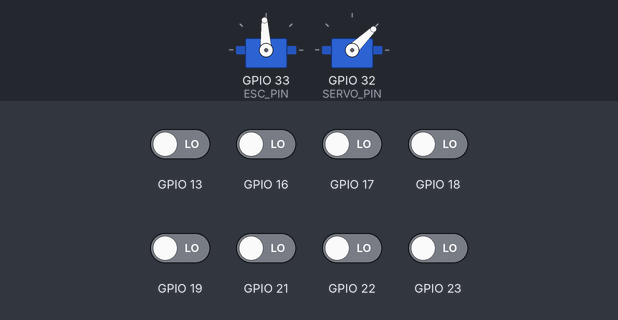
A program run on a simulated ESP32. Shown: 2 × servo. The test bench sets the inputs (shaded band); at power-on: GPIO 13, GPIO 16–19, GPIO 21–23 LOW. Servo pulses on a pin are drawn as a servo (544–2400 µs = 0–180°); what the program prints to the serial monitor is not drawn. At 16.8 s the program stops and its outputs stay as they are.

Above: at 11.8 s.
At 14.9 s:
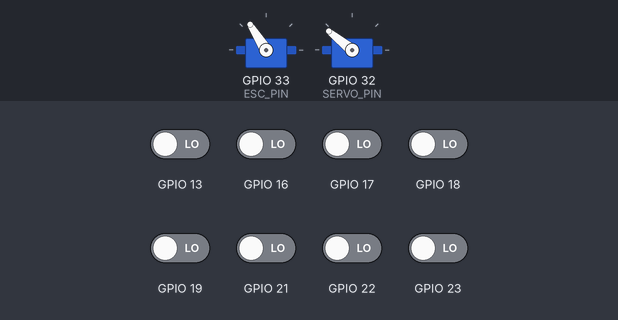
15.0 s: GPIO 13 driven HIGH
At 17.5 s:
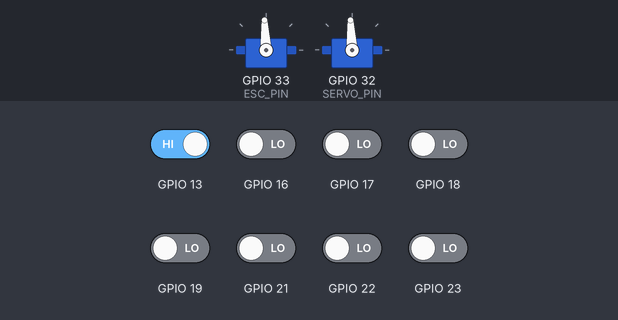
Timing chart, 0 to 18.3 s (numbered marks = the images above; inputs shaded):
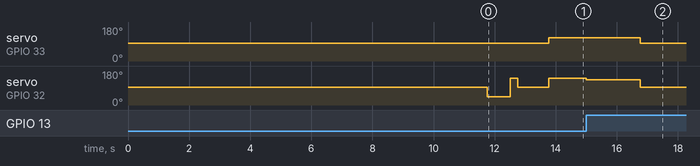

The program:

main.cpp
```cpp
// Libraries
#include <Arduino.h>
#include <QTRSensors.h>

// Constants
#define ESC_PIN 33
#define SERVO_PIN 32

const int FREQUENCY = 50;
const int RESOLUTION = 16;
const int LED_CHANNEL = 0;
const int SERVO_LED_CHANNEL = 1;
const uint8_t SensorCount = 8;

// PID Control Constants (Placeholders)
const uint16_t setpoint = 3500;
const float Kp = 0.05;

// Global Variables
QTRSensors qtr;
uint16_t sensorValues[SensorCount];

// Function Declarations
void setESCMicroseconds(int microseconds);
void calibrateQTR();
void setServoAngle(int angle);
uint16_t getPosition();
void startupServoSweep();
float computePID();

// -------- Setup and Loop -------- //

void setup() {
  Serial.begin(9600);

  ledcSetup(LED_CHANNEL, FREQUENCY, RESOLUTION);
  ledcAttachPin(ESC_PIN, LED_CHANNEL);
  ledcSetup(SERVO_LED_CHANNEL, FREQUENCY, RESOLUTION);
  ledcAttachPin(SERVO_PIN, SERVO_LED_CHANNEL);

  calibrateQTR();

  setESCMicroseconds(1500);
  startupServoSweep();
  delay(1000);
}

void loop() {
  unsigned long startTime = millis();

  // Run for 5 seconds
  while (millis() - startTime < 3000) {
    // Run motor at throttle (adjust microseconds as needed)
    setESCMicroseconds(1800); // ~forward throttle

    // Run PID for steering
    float pidOutput = 90 + computePID();
    setServoAngle(constrain(pidOutput, 0, 180));

    delay(10); // small delay for stability
  }

  // After 5 seconds, stop the ESC
  setESCMicroseconds(1500); // neutral/stop
  setServoAngle(90);        // center steering
  while (true) {
    // Hold here (or you can reset)
  }
}

// -------- End Setup and Loop -------- //

// Function Definitions
void setESCMicroseconds(int microseconds) {
  ledcWrite(LED_CHANNEL, int((double(microseconds) / 20000) * 65535));
}

void setServoAngle(int angle) {
  // Map 0-180 degrees to 1-2 ms pulse
  int pulse_us = map(angle, 0, 180, 1000, 2000);
  // Convert to 16-bit duty cycle (20ms period)
  int duty = (pulse_us * 65535) / 20000;
  ledcWrite(SERVO_LED_CHANNEL, duty);
}

void calibrateQTR() {
  // configure the sensors
  qtr.setTypeRC();
  qtr.setSensorPins((const uint8_t[]){16, 17, 13, 18, 19, 21, 22, 23}, SensorCount);
  qtr.setEmitterPin(2);

  delay(500);
  pinMode(LED_BUILTIN, OUTPUT);
  digitalWrite(LED_BUILTIN, HIGH); // turn on Arduino's LED to indicate we are in calibration mode

  // 2.5 ms RC read timeout (default) * 10 reads per calibrate() call
  // = ~25 ms per calibrate() call.
  // Call calibrate() 400 times to make calibration take about 10 seconds.
  for (uint16_t i = 0; i < 400; i++)
  {
    qtr.calibrate();
  }
  digitalWrite(LED_BUILTIN, LOW); // turn off Arduino's LED to indicate we are through with calibration

  // print the calibration minimum values measured when emitters were on
  for (uint8_t i = 0; i < SensorCount; i++)
  {
    Serial.print(qtr.calibrationOn.minimum[i]);
    Serial.print(' ');
  }
  Serial.println();

  // print the calibration maximum values measured when emitters were on
  for (uint8_t i = 0; i < SensorCount; i++)
  {
    Serial.print(qtr.calibrationOn.maximum[i]);
    Serial.print(' ');
  }
  Serial.println();
  Serial.println();
  delay(1000);
}

uint16_t getPosition() {
  uint16_t position = qtr.readLineBlack(sensorValues);
  return position;
}

void startupServoSweep() {
  setServoAngle(90);
  delay(250);
  setServoAngle(0);
  delay(750);
  setServoAngle(180);
  delay(250);
  setServoAngle(90);
}

float computePID() {
  uint16_t position = getPosition();
  int error = setpoint - position;

  double proportional = error;

  return (Kp * proportional);
}
```

Measured:
- after the input at 15.0 s, servo on GPIO 32 (SERVO_PIN): 141° → 133° at once, → 93° 1.8 s later
